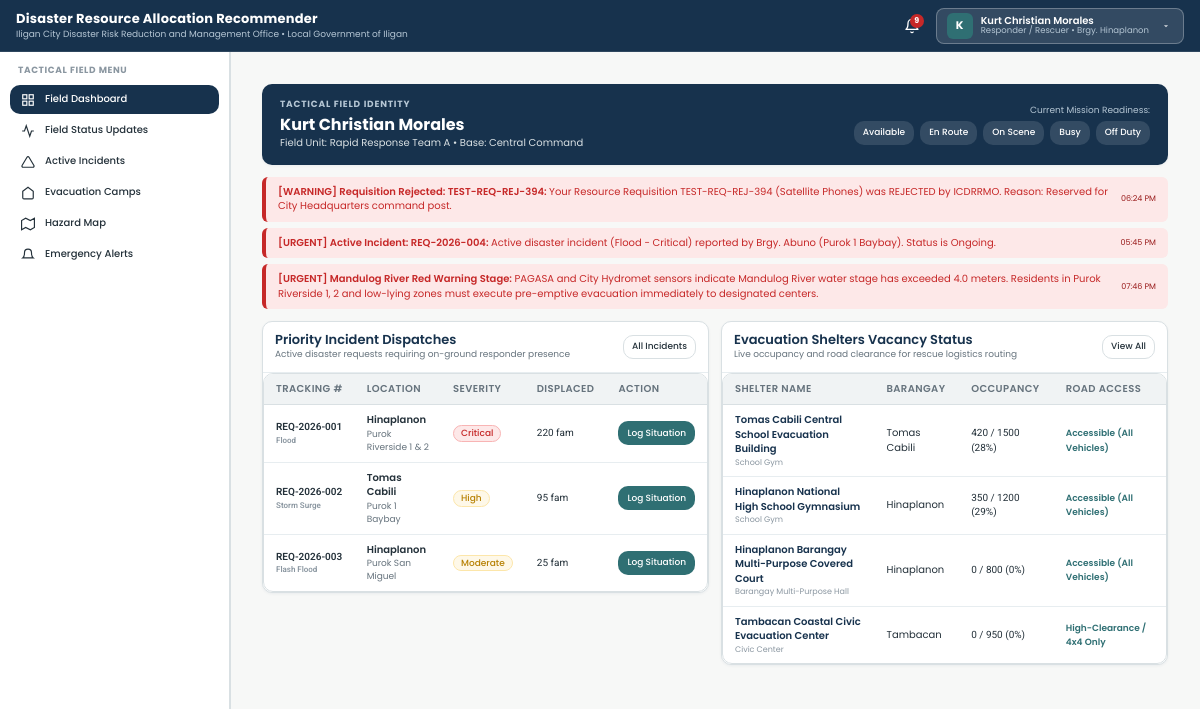
/views/responder/dashboard.php (signed in), run on the app's committed database.
### tables this page shows
CREATE TABLE `notifications` (
  `id` int(11) NOT NULL AUTO_INCREMENT,
  `target_role` enum('all','icdrrmo','barangay_head','responder','resident') NOT NULL DEFAULT 'all',
  `target_barangay_id` int(11) DEFAULT NULL,
  `target_user_id` int(11) DEFAULT NULL,
  `title` varchar(150) NOT NULL,
  `message` text NOT NULL,
  `alert_level` enum('informational','warning','urgent') NOT NULL DEFAULT 'informational',
  `related_module` varchar(50) DEFAULT 'system',
  `related_id` int(11) DEFAULT NULL,
  `created_by` int(11) DEFAULT NULL,
  `created_at` datetime DEFAULT current_timestamp(),
  PRIMARY KEY (`id`),
  KEY `target_barangay_id` (`target_barangay_id`),
  KEY `target_user_id` (`target_user_id`),
  KEY `created_by` (`created_by`),
  CONSTRAINT `notifications_ibfk_1` FOREIGN KEY (`target_barangay_id`) REFERENCES `barangays` (`id`) ON DELETE SET NULL,
  CONSTRAINT `notifications_ibfk_2` FOREIGN KEY (`target_user_id`) REFERENCES `users` (`id`) ON DELETE CASCADE,
  CONSTRAINT `notifications_ibfk_3` FOREIGN KEY (`created_by`) REFERENCES `users` (`id`) ON DELETE SET NULL
);

CREATE TABLE `disaster_reports` (
  `id` int(11) NOT NULL AUTO_INCREMENT,
  `tracking_code` varchar(50) NOT NULL,
  `barangay_id` int(11) NOT NULL,
  `purok_name` varchar(100) NOT NULL,
  `coordinates_lat` decimal(10,6) DEFAULT NULL,
  `coordinates_lng` decimal(10,6) DEFAULT NULL,
  `incident_location` varchar(255) DEFAULT NULL,
  `disaster_type` enum('Flood','Typhoon','Landslide','Earthquake','Fire','Storm Surge','Flash Flood') NOT NULL,
  `severity` enum('Low','Moderate','High','Critical') NOT NULL,
  `urgency` enum('Immediate','High','Medium','Low') NOT NULL,
  `aid_support` enum('resources','financial_aid','both') NOT NULL DEFAULT 'resources',
  `affected_families` int(11) NOT NULL DEFAULT 0,
  `affected_individuals` int(11) NOT NULL DEFAULT 0,
  `displaced_families` int(11) NOT NULL DEFAULT 0,
  `casualties_count` int(11) NOT NULL DEFAULT 0,
  `injuries_count` int(11) NOT NULL DEFAULT 0,
  `missing_count` int(11) NOT NULL DEFAULT 0,
  `requested_assistance` text NOT NULL,
  `situation_overview` text DEFAULT NULL,
  `resolution_notes` text DEFAULT NULL,
  `status` enum('Ongoing','Completed') NOT NULL DEFAULT 'Ongoing',
  `submitted_by` int(11) NOT NULL,
  `created_at` datetime DEFAULT current_timestamp(),
  `updated_at` datetime DEFAULT current_timestamp() ON UPDATE current_timestamp(),
  `completed_at` datetime DEFAULT NULL,
  PRIMARY KEY (`id`),
  UNIQUE KEY `tracking_code` (`tracking_code`),
  KEY `barangay_id` (`barangay_id`),
  KEY `submitted_by` (`submitted_by`),
  CONSTRAINT `disaster_reports_ibfk_1` FOREIGN KEY (`barangay_id`) REFERENCES `barangays` (`id`) ON DELETE CASCADE,
  CONSTRAINT `disaster_reports_ibfk_2` FOREIGN KEY (`submitted_by`) REFERENCES `users` (`id`) ON DELETE CASCADE
);

CREATE TABLE `barangays` (
  `id` int(11) NOT NULL AUTO_INCREMENT,
  `name` varchar(100) NOT NULL,
  `city` varchar(100) DEFAULT 'Iligan City',
  `status` enum('active','archived') NOT NULL DEFAULT 'active',
  `contact_person` varchar(100) DEFAULT NULL,
  `contact_number` varchar(30) DEFAULT NULL,
  `population` int(11) DEFAULT NULL,
  `total_households` int(11) DEFAULT NULL,
  `risk_level` enum('Low','Moderate','High','Critical') DEFAULT NULL,
  `area_radius` int(11) DEFAULT NULL COMMENT 'Geographic coverage and hazard radius of the area in meters',
  `coordinates_lat` decimal(10,6) NOT NULL,
  `coordinates_lng` decimal(10,6) NOT NULL,
  `created_at` datetime DEFAULT current_timestamp(),
  PRIMARY KEY (`id`),
  UNIQUE KEY `name` (`name`)
);

CREATE TABLE `evacuation_areas` (
  `id` int(11) NOT NULL AUTO_INCREMENT,
  `name` varchar(150) NOT NULL,
  `barangay_id` int(11) NOT NULL,
  `location_address` varchar(255) NOT NULL,
  `center_type` enum('School Gym','Barangay Multi-Purpose Hall','Civic Center','Church / Chapel','Designated Open Ground') NOT NULL,
  `capacity_individuals` int(11) NOT NULL,
  `capacity_families` int(11) NOT NULL,
  `current_evacuees_count` int(11) NOT NULL DEFAULT 0,
  `status` enum('Standby','Open / Active','At Capacity','Closed') DEFAULT 'Standby',
  `accessibility` enum('Accessible (All Vehicles)','High-Clearance / 4x4 Only','Foot Access Only','Temporarily Inaccessible') DEFAULT 'Accessible (All Vehicles)',
  `has_potable_water` tinyint(1) DEFAULT 1,
  `has_electricity` tinyint(1) DEFAULT 1,
  `has_medical_station` tinyint(1) DEFAULT 1,
  `contact_officer` varchar(100) NOT NULL,
  `contact_number` varchar(30) NOT NULL,
  `coordinates_lat` decimal(10,6) NOT NULL,
  `coordinates_lng` decimal(10,6) NOT NULL,
  `created_at` datetime DEFAULT current_timestamp(),
  PRIMARY KEY (`id`),
  KEY `barangay_id` (`barangay_id`),
  CONSTRAINT `evacuation_areas_ibfk_1` FOREIGN KEY (`barangay_id`) REFERENCES `barangays` (`id`) ON DELETE CASCADE
);

### backend/services/Auth.php (called while the page is built, shortened)
<?php
require_once __DIR__ . '/Helpers.php';
class Auth {
    public static function getCurrentUser(): ?array {
        return $_SESSION['user'] ?? null;
    }
}
function getCurrentUser(): ?array { return Auth::getCurrentUser(); }

### views/responder/dashboard.php (the view, shortened to what this page needs)
<?php
require_once __DIR__ . '/../../backend/services/Auth.php';
require_once __DIR__ . '/../../backend/services/Helpers.php';
$user = getCurrentUser();
$db = getDBConnection();
$statStmt = $db->prepare("SELECT * FROM responder_field_updates WHERE responder_id = ? ORDER BY created_at DESC LIMIT 1");
$statStmt->execute([$user['id']]);
$currentStatus = $statStmt->fetch();
$activeStatus = $currentStatus['operational_status'] ?? 'Available';
$incStmt = $db->query("
    SELECT dr.*, b.name AS barangay_name
    FROM disaster_reports dr
    JOIN barangays b ON dr.barangay_id = b.id
    WHERE dr.status = 'Ongoing'
    ORDER BY FIELD(dr.severity, 'Critical', 'High', 'Moderate', 'Low'), dr.created_at DESC
    LIMIT 6
");
$activeIncidents = $incStmt->fetchAll();
$evacStmt = $db->query("
    SELECT ea.*, b.name AS barangay_name
    FROM evacuation_areas ea
    JOIN barangays b ON ea.barangay_id = b.id
    WHERE ea.status IN ('Open / Active', 'Standby')
    ORDER BY ea.current_evacuees_count DESC
    LIMIT 4
");
$openCenters = $evacStmt->fetchAll();
$notifStmt = $db->query("
    SELECT * FROM notifications
    WHERE alert_level IN ('urgent', 'warning')
    ORDER BY created_at DESC LIMIT 3
");
$urgentAlerts = $notifStmt->fetchAll();
require_once __DIR__ . '/../layouts/header.php';
require_once __DIR__ . '/../layouts/sidebar.php';
?>
<main class="main-content">
  <div style="background:var(--color-primary);color:#FFF;border-radius:10px;padding:14px 18px;margin-bottom:var(--space-4);box-shadow:var(--shadow-subtle);">
    <div style="display:flex;justify-content:space-between;align-items:center;flex-wrap:wrap;gap:12px;">
      <div>
        <div style="font-size:9px;text-transform:uppercase;color:#B5C6D4;letter-spacing:0.8px;font-weight:700;">Tactical Field Identity</div>
        <div style="font-size:16px;font-weight:700;margin-top:2px;"><?= clean($user['full_name']) ?></div>
        <div style="font-size:10px;color:#D9E0E3;">Field Unit: <?= clean($user['purok'] ?: 'Rapid Response Team A') ?> • Base: Central Command</div>
      </div>
      <div>
        <span style="font-size:9px;color:#B5C6D4;display:block;margin-bottom:4px;text-align:right;">Current Mission Readiness:</span>
        <div style="display:flex;gap:6px;">
          <?php foreach (['Available', 'En Route', 'On Scene', 'Busy', 'Off Duty'] as $st): ?>
            <?php
              $isSelected = ($activeStatus === $st);
              $bgCol = $isSelected ? '#2F6F73' : 'rgba(255,255,255,0.12)';
              $borderCol = $isSelected ? '#4DD0E1' : 'transparent';
            ?>
            <button class="btn btn-sm" style="background:<?= $bgCol ?>;color:#FFF;border:1px solid <?= $borderCol ?>;font-size:9px;"
                    onclick="setQuickStatus('<?= $st ?>')">
              <?= $st ?>
            </button>
          <?php endforeach; ?>
        </div>
      </div>
    </div>
  </div>
  <?php if (!empty($urgentAlerts)): ?>
    <div style="margin-bottom:var(--space-4);display:flex;flex-direction:column;gap:6px;">
      <?php foreach ($urgentAlerts as $alert): ?>
        <div style="background:#FDE8E8;border-left:4px solid var(--color-danger);padding:8px 12px;border-radius:6px;display:flex;justify-content:space-between;align-items:center;">
          <div style="font-size:10px;color:var(--color-danger);font-weight:600;">
            [<?= strtoupper($alert['alert_level']) ?>] <?= clean($alert['title']) ?>: <span style="font-weight:400;"><?= clean($alert['message']) ?></span>
          </div>
          <span style="font-size:8px;color:#991B1B;white-space:nowrap;margin-left:8px;"><?= formatDate($alert['created_at'], 'h:i A') ?></span>
        </div>
      <?php endforeach; ?>
    </div>
  <?php endif; ?>
  <div style="display:grid;grid-template-columns:1fr 1fr;gap:var(--space-4);align-items:start;">
    <div class="card" style="margin-bottom:0;">
      <div class="card-header">
        <div>
          <h3 class="card-title">Priority Incident Dispatches</h3>
          <div class="card-subtitle">Active disaster requests requiring on-ground responder presence</div>
        </div>
        <a href="<?= BASE_URL ?>/views/responder/active-incidents.php" class="btn btn-outline btn-sm">All Incidents</a>
      </div>
      <div class="table-responsive">
        <table class="data-table">
          <thead>
            <tr>
              <th>Tracking #</th>
              <th>Location</th>
              <th>Severity</th>
              <th>Displaced</th>
              <th>Action</th>
            </tr>
          </thead>
          <tbody>
            <?php if (empty($activeIncidents)): ?>
              <tr><td colspan="5" style="text-align:center;padding:24px;">No active disaster incidents reported.</td></tr>
            <?php else: ?>
              <?php foreach ($activeIncidents as $inc): ?>
                <tr>
                  <td style="font-weight:600;font-family:var(--font-secondary);">
                    <?= clean($inc['tracking_code']) ?>
                    <div style="font-size:8px;color:var(--color-text-muted);"><?= clean($inc['disaster_type']) ?></div>
                  </td>
                  <td>
                    <div style="font-weight:600;"><?= clean($inc['barangay_name']) ?></div>
                    <div style="font-size:9px;color:var(--color-text-secondary);"><?= clean($inc['purok_name']) ?></div>
                  </td>
                  <td><?= renderStatusBadge($inc['severity']) ?></td>
                  <td style="font-family:var(--font-secondary);"><?= $inc['displaced_families'] ?> fam</td>
                  <td>
                    <a href="<?= BASE_URL ?>/views/responder/field-status.php?request_id=<?= $inc['id'] ?>" class="btn btn-secondary btn-sm">
                      Log Situation
                    </a>
                  </td>
                </tr>
              <?php endforeach; ?>
            <?php endif; ?>
          </tbody>
        </table>
      </div>
    </div>
    <div class="card" style="margin-bottom:0;">
      <div class="card-header">
        <div>
          <h3 class="card-title">Evacuation Shelters Vacancy Status</h3>
          <div class="card-subtitle">Live occupancy and road clearance for rescue logistics routing</div>
        </div>
        <a href="<?= BASE_URL ?>/views/responder/evacuation.php" class="btn btn-outline btn-sm">View All</a>
      </div>
      <div class="table-responsive">
        <table class="data-table">
          <thead>
            <tr>
              <th>Shelter Name</th>
              <th>Barangay</th>
              <th>Occupancy</th>
              <th>Road Access</th>
            </tr>
          </thead>
          <tbody>
            <?php if (empty($openCenters)): ?>
              <tr><td colspan="4" style="text-align:center;padding:24px;">No open shelters recorded.</td></tr>
            <?php else: ?>
              <?php foreach ($openCenters as $oc): ?>
                <?php
                  $pct = $oc['capacity_individuals'] > 0 ? min(100, round(($oc['current_evacuees_count'] / $oc['capacity_individuals']) * 100)) : 0;
                ?>
                <tr>
                  <td>
                    <div style="font-weight:600;color:var(--color-primary);"><?= clean($oc['name']) ?></div>
                    <div style="font-size:8px;color:var(--color-text-muted);"><?= clean($oc['center_type']) ?></div>
                  </td>
                  <td><?= clean($oc['barangay_name']) ?></td>
                  <td style="font-family:var(--font-secondary);">
                    <?= $oc['current_evacuees_count'] ?> / <?= $oc['capacity_individuals'] ?> (<?= $pct ?>%)
                  </td>
                  <td>
                    <span style="font-size:9px;color:var(--color-secondary);font-weight:600;">
                      <?= clean($oc['accessibility']) ?>
                    </span>
                  </td>
                </tr>
              <?php endforeach; ?>
            <?php endif; ?>
          </tbody>
        </table>
      </div>
    </div>
  </div>
</main>
<?php require_once __DIR__ . '/../layouts/footer.php'; ?>

### backend/services/Helpers.php (shortened to what this page needs)
<?php
if (!function_exists('formatDate')) {
function formatDate($datetime, $format = 'M d, Y h:i A') {
    try {
        $dt = new DateTime($datetime);
        return $dt->format($format);
    } catch (Exception $e) {
        return $datetime;
    }
}
}
if (!function_exists('clean')) {
function clean($str) {
    return htmlspecialchars(trim((string)$str), ENT_QUOTES, 'UTF-8');
}
}
if (!function_exists('renderStatusBadge')) {
function renderStatusBadge($status) {
    $statusMap = [
        'active' => ['class' => 'badge-success', 'label' => 'Active'],
        'inactive' => ['class' => 'badge-danger', 'label' => 'Deactivated'],
        'deactivated' => ['class' => 'badge-danger', 'label' => 'Deactivated'],
        'pending' => ['class' => 'badge-warning', 'label' => 'Pending'],
        'archived' => ['class' => 'badge-neutral', 'label' => 'Archived'],
        'Submitted' => ['class' => 'badge-info', 'label' => 'Submitted'],
        'Under Review' => ['class' => 'badge-warning', 'label' => 'Under Review'],
        'Recommendation Ready' => ['class' => 'badge-info', 'label' => 'Recommendation Ready'],
        'Approved' => ['class' => 'badge-success', 'label' => 'Approved'],
        'Allocated' => ['class' => 'badge-success', 'label' => 'Allocated'],
        'Dispatched' => ['class' => 'badge-info', 'label' => 'Dispatched'],
        'Completed' => ['class' => 'badge-success', 'label' => 'Completed'],
        'Rejected' => ['class' => 'badge-danger', 'label' => 'Rejected'],
        'Pending Review' => ['class' => 'badge-warning', 'label' => 'Pending Review'],
        'Modified' => ['class' => 'badge-info', 'label' => 'Modified & Approved'],
        'Open / Active' => ['class' => 'badge-danger', 'label' => 'Open / Active'],
        'Standby' => ['class' => 'badge-neutral', 'label' => 'Standby'],
        'At Capacity' => ['class' => 'badge-danger', 'label' => 'At Capacity'],
        'Closed' => ['class' => 'badge-neutral', 'label' => 'Closed'],
        'Scheduled' => ['class' => 'badge-info', 'label' => 'Scheduled'],
        'Ongoing' => ['class' => 'badge-warning', 'label' => 'Ongoing'],
        'Cancelled' => ['class' => 'badge-danger', 'label' => 'Cancelled'],
        'Available' => ['class' => 'badge-success', 'label' => 'Available'],
        'Responding' => ['class' => 'badge-warning', 'label' => 'Responding'],
        'On Site' => ['class' => 'badge-danger', 'label' => 'On Site'],
        'Low' => ['class' => 'badge-neutral', 'label' => 'Low'],
        'Moderate' => ['class' => 'badge-warning', 'label' => 'Moderate'],
        'High' => ['class' => 'badge-warning', 'label' => 'High'],
        'Critical' => ['class' => 'badge-danger', 'label' => 'Critical'],
        'Immediate' => ['class' => 'badge-danger', 'label' => 'Immediate']
    ];
    $badge = $statusMap[$status] ?? ['class' => 'badge-neutral', 'label' => clean($status)];
    return '<span class="badge ' . $badge['class'] . '">' . $badge['label'] . '</span>';
}
}

### data on the page
notifications: alert_level "WARNING", title "Requisition Rejected: TEST-REQ-REJ-394", message "Your Resource Requisition TEST-REQ-REJ-394 (Satellite Phones) was REJECTED by ICDRRMO. Reason: Reserved for City Headquarters command post.", created_at "06:24 PM"
notifications: alert_level "URGENT", title "Active Incident: REQ-2026-004", message "Active disaster incident (Flood - Critical) reported by Brgy. Abuno (Purok 1 Baybay). Status is Ongoing.", created_at "05:45 PM"
notifications: alert_level "URGENT", title "Mandulog River Red Warning Stage", message "PAGASA and City Hydromet sensors indicate Mandulog River water stage has exceeded 4.0 meters. Residents in Purok Riverside 1, 2 and low-lying zones must execute pre-emptive evacuation immediately to designated centers.", created_at "07:46 PM"
disaster_reports: tracking_code "REQ-2026-001", disaster_type "Flood", barangay.name "Hinaplanon", purok_name "Purok Riverside 1 & 2", severity "Critical", displaced_families "220"
disaster_reports: tracking_code "REQ-2026-002", disaster_type "Storm Surge", barangay.name "Tomas Cabili", purok_name "Purok 1 Baybay", severity "High", displaced_families "95"
disaster_reports: tracking_code "REQ-2026-003", disaster_type "Flash Flood", barangay.name "Hinaplanon", purok_name "Purok San Miguel", severity "Moderate", displaced_families "25"
evacuation_areas: name "Tomas Cabili Central School Evacuation Building", center_type "School Gym", barangay.name "Tomas Cabili", current_evacuees_count "420", capacity_individuals "1500", pct "28", accessibility "Accessible (All Vehicles)"
evacuation_areas: name "Hinaplanon National High School Gymnasium", center_type "School Gym", barangay.name "Hinaplanon", current_evacuees_count "350", capacity_individuals "1200", pct "29", accessibility "Accessible (All Vehicles)"
evacuation_areas: name "Hinaplanon Barangay Multi-Purpose Covered Court", center_type "Barangay Multi-Purpose Hall", barangay.name "Hinaplanon", current_evacuees_count "0", capacity_individuals "800", accessibility "Accessible (All Vehicles)"
evacuation_areas: name "Tambacan Coastal Civic Evacuation Center", center_type "Civic Center", barangay.name "Tambacan", current_evacuees_count "0", capacity_individuals "950", accessibility "High-Clearance / 4x4 Only"

### other printed values
$officeSubtitle "Iligan City Disaster Risk Reduction and Management Office • Local Government of Iligan"
$unreadCount "9"
substr($currentUser['full_name'] ?? 'U', 0, 1) "K"
$currentUser['full_name'] "Kurt Christian Morales"
formatRoleName($currentUser['role']) "Responder / Rescuer"
$currentUser['barangay_name'] "Hinaplanon"
$user['full_name'] "Kurt Christian Morales"
$user['purok'] ?: 'Rapid Response Team A' "Rapid Response Team A"
$st "Available"
$st "En Route"
$st "On Scene"
$st "Busy"
$st "Off Duty"
